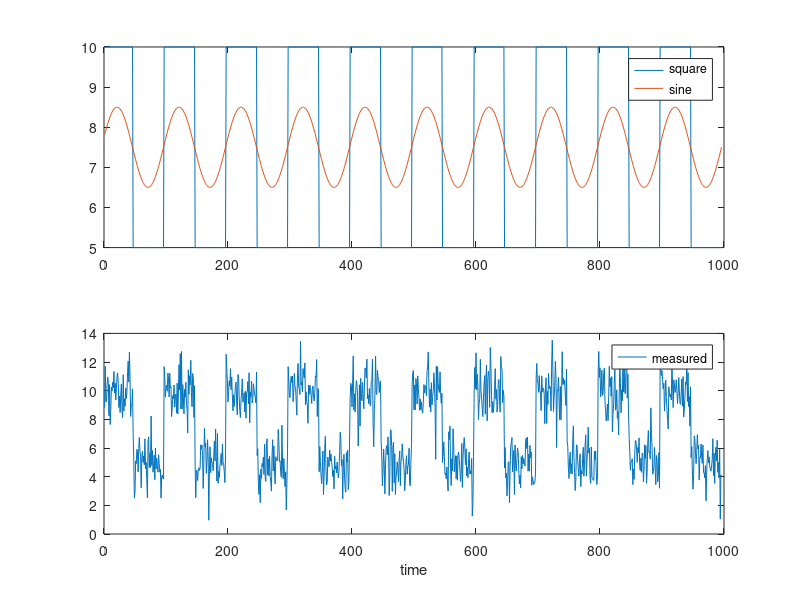
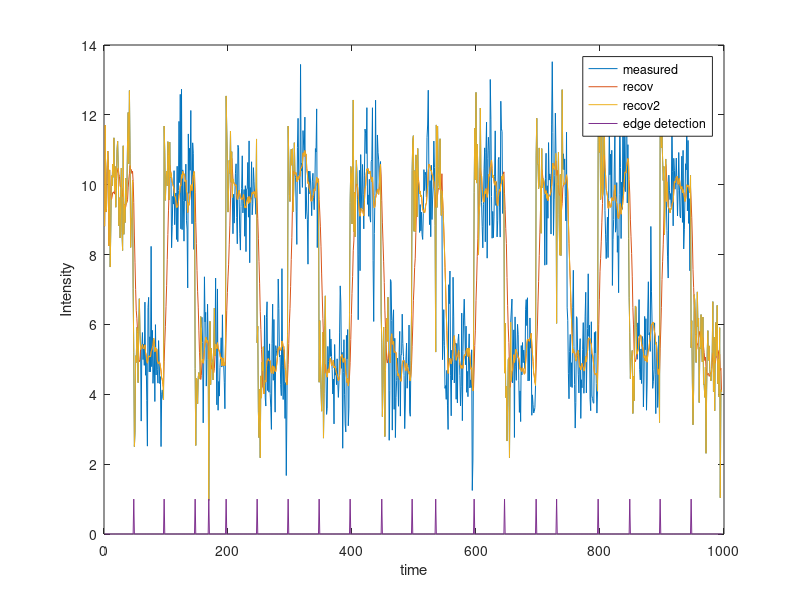
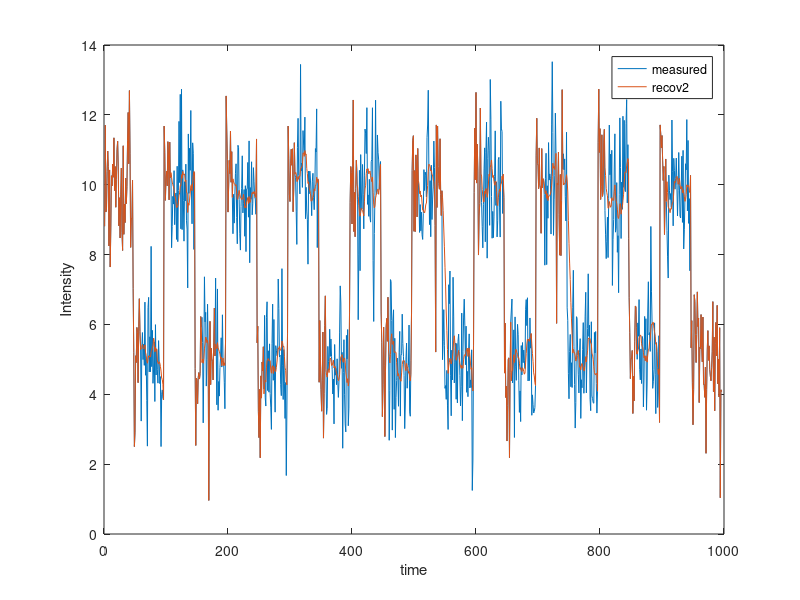

The MATLAB script that drew these images, in order:
close all;
clear all;

%% Parameter Definitions
% Objective: To detect rising and falling edges and smoothen the measured signal
% % measured signal
% meas_signal          % measured signal
% f1 f2 f3             % Hz, various frequencies present in the measured signal
% A1 A2 A3             % amplitude of above frequencies
% fr                   % Hz, reference frequency of the measured signal
% time_stamps          % sec, time observations for the measured signal

% % recovered signals
% recov_sig            % recovered signal : filtered measured signal using moving average
% pre                  % number of previous samples used in moving average
% variation            % standard deviation of moving average
% lse                  % least square error between recovered and measured signal
% threshold            % value for peak detection in lse
% points               % Array containing the position of mid point of rising and falling edges 
% buffer               % number of indices near the points that will be used for smoothening purpose 
% recov_sig2           % another recovered signal that does not smoothen the edges
%% Improvements
% measured signal can have varying refrence frequencies instead of only one
% recov_sig2 can be smoothly tuned, near to the rising and falling edges (see the visualisation) 
% appication-wise, threshold and buffer can be made adaptive to the system 
%% Input Parameters
f1 = 50; f2 = 120; f3 = 200;
A1 = 0.5; A2 = 0.5; A3 = 0.5;
time_stamps = (1: 0.2: 200)./200;
fr = 10;

pre = 10;
threshold = 18;
buffer = 2;
%% Measured signal simulation
N = length(time_stamps);
sin_r = sin(2*pi*fr*time_stamps);
ref_signal = 10.*(sin_r > 0) + 5.*(sin_r <= 0);
fluctuations = A1.*sin(2*pi*f1*time_stamps) + A2.*sin(2*pi*f2*time_stamps) + A3.*sin(2*pi*f3*time_stamps);
meas_signal = ref_signal + fluctuations + randn(1,N);

%% Signal recovery
variation = zeros(1,N);

recov_sig = meas_signal;
recov_sig2 = meas_signal;

for  i = 1 : N - pre
    recov_sig(pre + i - 1 ) = mean( meas_signal(i : pre + i - 1 ));
    variation(pre + i - 1 ) = std( meas_signal(i : pre + i - 1 ));
end

lse = (meas_signal - recov_sig).^2 + variation.^2;

detect = double((lse > threshold));
differece = detect;
differece(2:end) = detect(2:end) - detect(1:end-1);
points = (differece == 1);
index = find(points);                                                       % storing indices at which lse just crosses the threshold


for i = 2:length(index)
    
    if (index(i) - index(i-1)) >= (pre + 10)
        signal_matrix = [];
        start = index(i-1) + buffer;
        finish = index(i) - buffer;
        inc = finish - start + 1 ;
        for j = pre:inc
            column = j - pre + 1;
            signal_matrix(:,column) = meas_signal(start + column - 1 : ...
                start + column - 1 + pre - 1).';
        end
        recov_sig2( start + pre - 1 : finish) = mean(signal_matrix);
    else
        index(i) = index(i-1);
    end
    
end

points_m = zeros(1,N);
points_m(index) = 1;                                                        % moidified points containing one point per edge

%% Visualisation


figure;
subplot(2,1,1);
plot(ref_signal); 
hold on 
plot(7.5 + sin_r);
hold off
legend('square','sine')
subplot(2,1,2);
plot(meas_signal);
legend('measured')
xlabel('time')


figure;
plot(meas_signal);
hold on
plot(recov_sig);
plot(recov_sig2);
plot(points_m);
hold off;
legend('measured','recov','recov2','edge detection');
xlabel('time'); ylabel('Intensity');

figure;
plot(meas_signal);
hold on
plot(recov_sig2);
hold off;
legend('measured','recov2');
xlabel('time'); ylabel('Intensity');